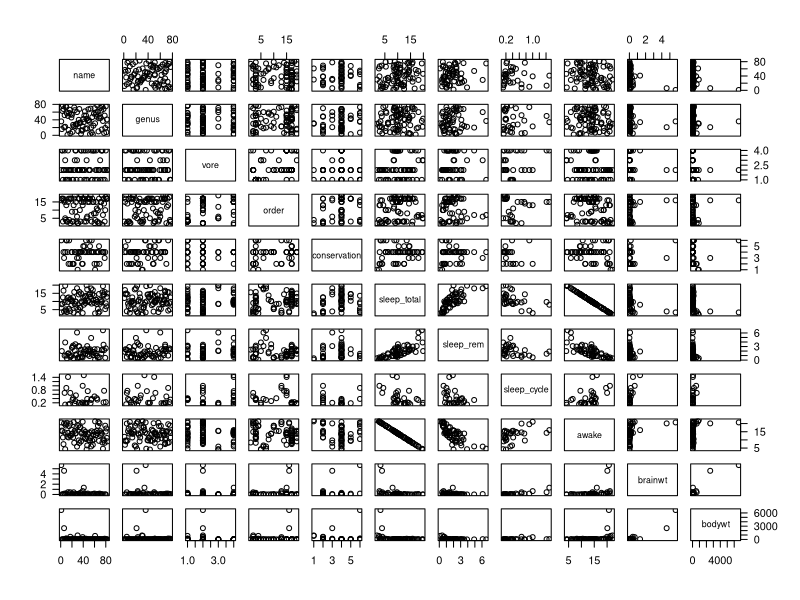
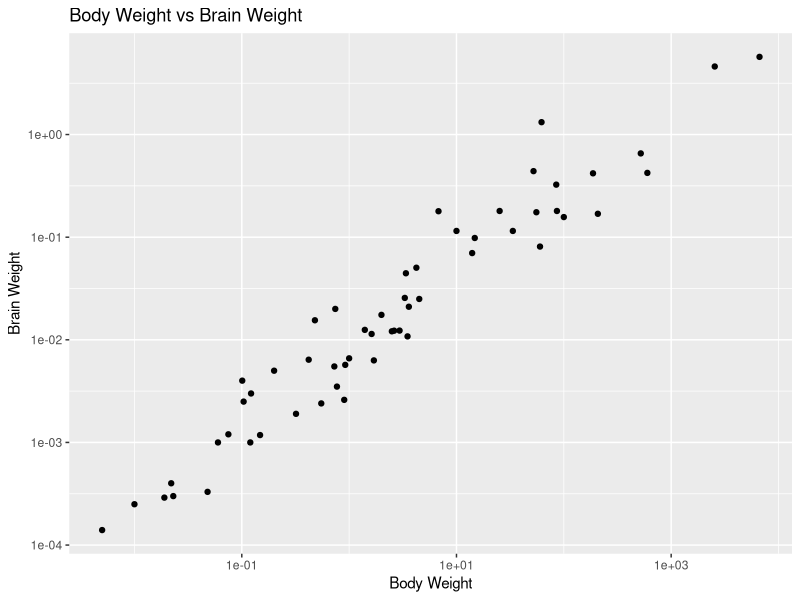
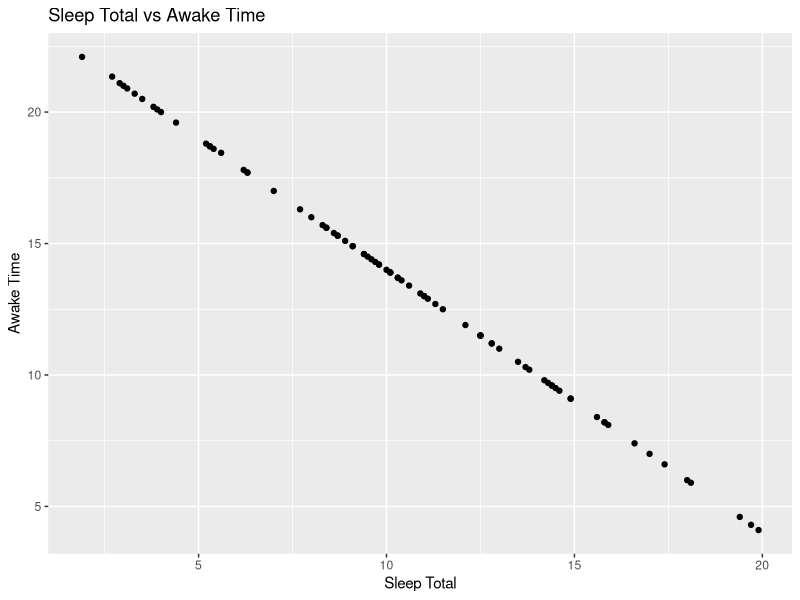
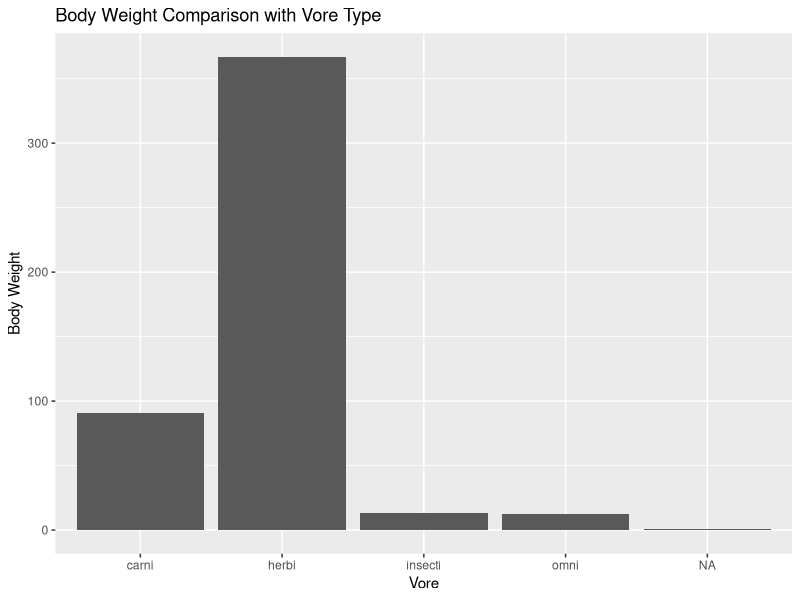
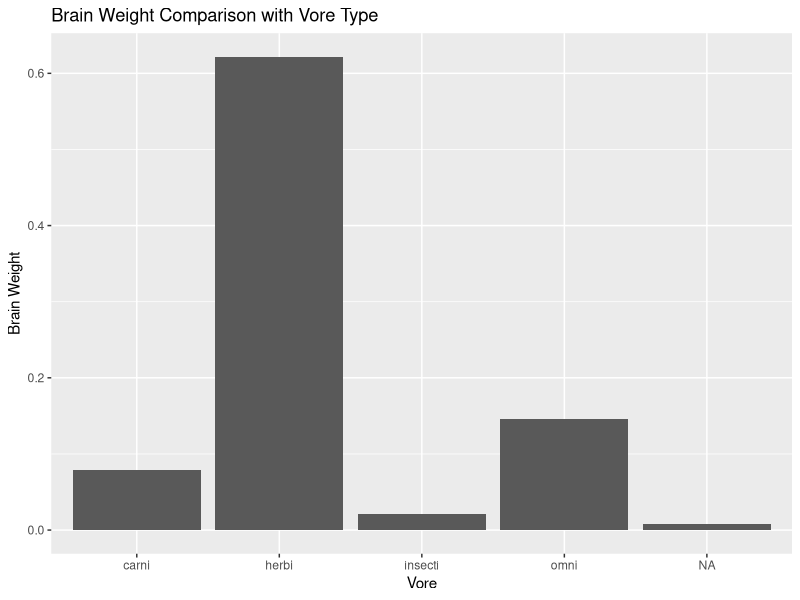

Generate these figures, in order, with R:
## ---- chunk 1
knitr::opts_chunk$set(echo = TRUE)
## ---- chunk 2
library(ggplot2)
data("msleep")

msleep
## ---- chunk 3
basicSummary <- function(df, dgts) {
  m <- ncol(df) # column
  varNames <- colnames(df)
  varType <- vector("character", m)
  topLevel <- vector("character", m)
  topCount <- vector("numeric", m)
  missCount <- vector("numeric", m)
  levels <- vector("numeric", m)
  
  for (i in 1:m) {
    x <- df[,i]
    varType[i] <- class(x)
    xtab <- table(x, useNA = "ifany")
    levels[i] <- length(xtab)
    nums <- as.numeric(xtab)
    maxnum <- max(nums)
    topCount[i] <- maxnum
    maxIndex <- which.max(nums)
    lvls <- names(xtab)
    topLevel[i] <- lvls[maxIndex]
    missIndex <- which((is.na(x)) | (x == "") | (x == " "))
    missCount[i] <- length(missIndex)
  }
  n <- nrow(df) # Rows
  topFrac <- round(topCount/n, digits = dgts)
  missFrac <- round(missCount/n, digits = dgts)
  summaryFrame <- data.frame(variable = varNames, 
                             type = varType, 
                             levels = levels,
                             topLevel = topLevel,
                             topCount = topCount,
                             topFrac = topFrac,
                             missFraq = missCount,
                             missFrac = missFrac)
  return(summaryFrame)
}
## ---- chunk 4
str(msleep)
basicSummary(msleep)
table(msleep$conservation)
table(msleep$sleep_rem)
table(msleep$sleep_cycle)
table(msleep$brainwt)
## ---- chunk 5
summary(msleep)
## ---- chunk 6
plot(msleep, las = 1)
## ---- chunk 7
ggplot(msleep, aes(x = bodywt, y = brainwt)) + geom_point() + labs(title = "Body Weight vs Brain Weight", x = "Body Weight", y = "Brain Weight") + scale_x_log10() + scale_y_log10()
## ---- chunk 8
ggplot(msleep, aes(x = sleep_total, y = awake)) + geom_point() + labs(title = "Sleep Total vs Awake Time", x = "Sleep Total", y = "Awake Time")
## ---- chunk 9
ggplot(msleep, aes(x = vore, y = bodywt)) + geom_bar(stat = "summary", fun = "mean") + labs(title = "Body Weight Comparison with Vore Type", x = "Vore", y = "Body Weight" )
## ---- chunk 10
ggplot(msleep, aes(x = vore, y = brainwt)) + geom_bar(stat = "summary", fun = "mean") + labs(title = "Brain Weight Comparison with Vore Type", x = "Vore", y = "Brain Weight" )
## ---- chunk 11
extreme_values <- function(data) {
  
  # Calculate the IQR of the variable
  iqr <- IQR(data, na.rm = TRUE)
  
  # Calculate the lower and upper bounds for outliers
  lower_bound <- quantile(data, 0.25, na.rm = TRUE) - 1.5 * iqr
  upper_bound <- quantile(data, 0.75, na.rm = TRUE) + 1.5 * iqr
  
  # Count the number of extreme values
  extreme <- data[data < lower_bound | data > upper_bound]

  return(extreme)
}
## ---- chunk 12
extreme_values(msleep$sleep_total)
## ---- chunk 13
extreme_values(msleep$sleep_cycle)
## ---- chunk 14
extreme_values(msleep$sleep_rem)
## ---- chunk 15
extreme_values(msleep$awake)
## ---- chunk 16
extreme_values(msleep$brainwt)
## ---- chunk 17
extreme_values(msleep$bodywt)
